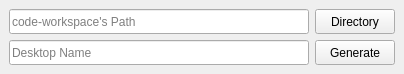
<?xml version="1.0" encoding="UTF-8"?>
<ui version="4.0">
 <class>MainWindow</class>
 <widget class="QMainWindow" name="MainWindow">
  <property name="geometry">
   <rect>
    <x>0</x>
    <y>0</y>
    <width>404</width>
    <height>74</height>
   </rect>
  </property>
  <property name="sizePolicy">
   <sizepolicy hsizetype="Fixed" vsizetype="Fixed">
    <horstretch>0</horstretch>
    <verstretch>0</verstretch>
   </sizepolicy>
  </property>
  <property name="minimumSize">
   <size>
    <width>404</width>
    <height>74</height>
   </size>
  </property>
  <property name="maximumSize">
   <size>
    <width>404</width>
    <height>74</height>
   </size>
  </property>
  <property name="windowTitle">
   <string>VSCode Desktop generator</string>
  </property>
  <property name="autoFillBackground">
   <bool>false</bool>
  </property>
  <property name="unifiedTitleAndToolBarOnMac">
   <bool>false</bool>
  </property>
  <widget class="QWidget" name="centralwidget">
   <layout class="QGridLayout" name="gridLayout">
    <item row="0" column="0">
     <widget class="QLineEdit" name="workspace_file_path">
      <property name="minimumSize">
       <size>
        <width>300</width>
        <height>25</height>
       </size>
      </property>
      <property name="maximumSize">
       <size>
        <width>300</width>
        <height>25</height>
       </size>
      </property>
      <property name="text">
       <string/>
      </property>
      <property name="placeholderText">
       <string>code-workspace's Path</string>
      </property>
     </widget>
    </item>
    <item row="0" column="1">
     <widget class="QPushButton" name="Directory">
      <property name="minimumSize">
       <size>
        <width>80</width>
        <height>20</height>
       </size>
      </property>
      <property name="maximumSize">
       <size>
        <width>80</width>
        <height>25</height>
       </size>
      </property>
      <property name="text">
       <string>Directory</string>
      </property>
     </widget>
    </item>
    <item row="1" column="0">
     <widget class="QLineEdit" name="Generate_name">
      <property name="minimumSize">
       <size>
        <width>300</width>
        <height>25</height>
       </size>
      </property>
      <property name="maximumSize">
       <size>
        <width>300</width>
        <height>25</height>
       </size>
      </property>
      <property name="inputMask">
       <string/>
      </property>
      <property name="text">
       <string/>
      </property>
      <property name="placeholderText">
       <string>Desktop Name</string>
      </property>
     </widget>
    </item>
    <item row="1" column="1">
     <widget class="QPushButton" name="Generate">
      <property name="enabled">
       <bool>true</bool>
      </property>
      <property name="minimumSize">
       <size>
        <width>80</width>
        <height>25</height>
       </size>
      </property>
      <property name="maximumSize">
       <size>
        <width>80</width>
        <height>25</height>
       </size>
      </property>
      <property name="text">
       <string>Generate</string>
      </property>
     </widget>
    </item>
   </layout>
  </widget>
  <action name="actionAdd_New_Template">
   <property name="text">
    <string>Add New Template</string>
   </property>
  </action>
  <action name="actionQuit">
   <property name="text">
    <string>Quit</string>
   </property>
  </action>
 </widget>
 <resources/>
 <connections/>
</ui>
